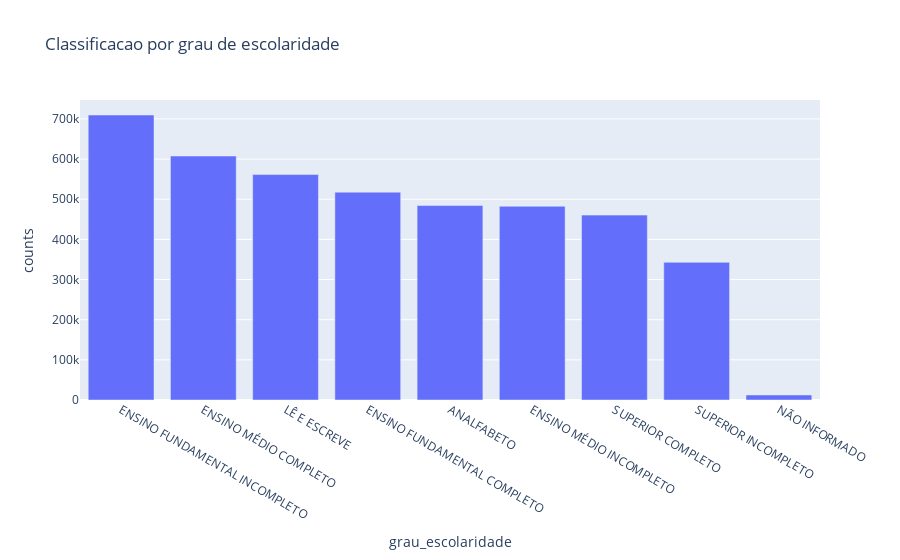

Notebook source saved alongside this figure:
### Code cell
classificacao_grau_escolaridade = df['DS_GRAU_ESCOLARIDADE'].value_counts().rename_axis('grau_escolaridade').reset_index(name='counts')

classificacao_grau_escolaridade
fig = px.bar(classificacao_grau_escolaridade, x='grau_escolaridade', y='counts', title='Classificacao por grau de escolaridade')
fig.show()

### Figure 1 — Plotly figure (JSON) as saved in the notebook; plotly's stock layout.template omitted (floating-point values rounded to 4 significant figures)
{"data": [{"alignmentgroup": "True", "hovertemplate": "grau_escolaridade=%{x}<br>counts=%{y}<extra></extra>", "legendgroup": "", "marker": {"color": "#636efa", "pattern": {"shape": ""}}, "name": "", "offsetgroup": "", "orientation": "v", "showlegend": false, "textposition": "auto", "type": "bar", "x": ["ENSINO FUNDAMENTAL INCOMPLETO", "ENSINO MÉDIO COMPLETO", "LÊ E ESCREVE", "ENSINO FUNDAMENTAL COMPLETO", "ANALFABETO", "ENSINO MÉDIO INCOMPLETO", "SUPERIOR COMPLETO", "SUPERIOR INCOMPLETO", "NÃO INFORMADO"], "xaxis": "x", "y": [709788, 607518, 561432, 517611, 484271, 482547, 460438, 342881, 12496], "yaxis": "y"}], "layout": {"barmode": "relative", "legend": {"tracegroupgap": 0}, "title": {"text": "Classificacao por grau de escolaridade"}, "xaxis": {"anchor": "y", "domain": [0, 1], "title": {"text": "grau_escolaridade"}}, "yaxis": {"anchor": "x", "domain": [0, 1], "title": {"text": "counts"}}}}
